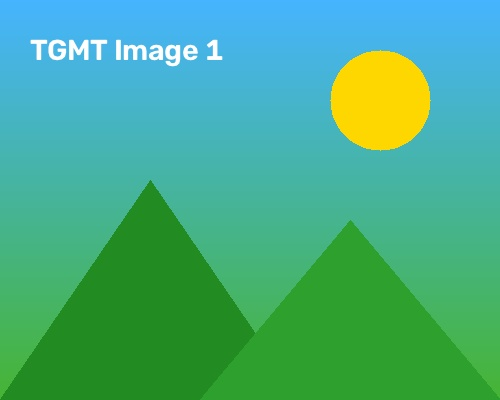
#> input picture image1.jpg, 500 x 400 px
$ python bai6.py
#> lines starting #> are read from the running program, lines starting #| are printed output that depends on the picture
import sys
if sys.stdout.encoding and sys.stdout.encoding.lower() != 'utf-8':
    sys.stdout.reconfigure(encoding='utf-8')

import cv2
import numpy as np
import os
import tkinter as tk
from tkinter import filedialog

def choose_image():
    root = tk.Tk()
    root.withdraw()
    root.attributes('-topmost', True)
    path = filedialog.askopenfilename(
        title="Bài 6: Chọn ảnh để áp dụng biến đổi hình học",
        filetypes=[("Tệp hình ảnh", "*.jpg *.jpeg *.png *.bmp *.webp"), ("Tất cả tệp", "*.*")]
    )
#> the answer given: image1.jpg
    root.destroy()
    if not path:
        path = os.path.join(os.path.dirname(os.path.abspath(__file__)), "image1.jpg")
    return path

def prepare(img, title, w=320, h=240):
    if len(img.shape) == 2:
        bgr = cv2.cvtColor(img, cv2.COLOR_GRAY2BGR)
    else:
        bgr = img
    res = cv2.resize(bgr, (w, h))
    banner = np.zeros((32, w, 3), dtype=np.uint8)
    banner[:] = (45, 45, 45)
    cv2.putText(banner, title, (10, 22), cv2.FONT_HERSHEY_SIMPLEX, 0.5, (255, 255, 255), 1, cv2.LINE_AA)
    cv2.rectangle(res, (0, 0), (w - 1, h - 1), (80, 80, 80), 1)
    return np.vstack([banner, res])

image_path = choose_image()
img = cv2.imdecode(np.fromfile(image_path, dtype=np.uint8), cv2.IMREAD_COLOR)
#> img is the input picture: shape (400, 500, 3); mean B, G, R 131.8, 173.1, 70.1
height, width = img.shape[:2]
#> height = 400; width = 500

# 1. Xoay 90 độ
rotated_90 = cv2.rotate(img, cv2.ROTATE_90_CLOCKWISE)

# 2. Dịch chuyển sang phải 50px
translation_matrix = np.float32([[1, 0, 50], [0, 1, 0]])
shifted = cv2.warpAffine(img, translation_matrix, (width, height))

# 3. Phóng to 1.5 lần
resized_1_5x = cv2.resize(img, None, fx=1.5, fy=1.5, interpolation=cv2.INTER_LINEAR)

target_dir = os.path.dirname(image_path) if os.path.dirname(image_path) else "."
cv2.imwrite(os.path.join(target_dir, "output_rotated.jpg"), rotated_90)
cv2.imwrite(os.path.join(target_dir, "output_shifted.jpg"), shifted)
cv2.imwrite(os.path.join(target_dir, "output_resized.jpg"), resized_1_5x)

# Ghép thành lưới 2x2 trong CÙNG 1 CỬA SỔ
c1 = prepare(img, "1. Anh goc")
#> in prepare, `cv2.rectangle(res, (0, 0), (w - 1, h - 1), (80, 80, 80), 1)`: res: shape (240, 320, 3); mean B, G, R 130.8, 171.8, 70.4
c2 = prepare(rotated_90, "2. Xoay 90 do")
#> call 2 of prepare, with title = '2. Xoay 90 do', w = 320, h = 240
#> in prepare (call 2), `cv2.rectangle(res, (0, 0), (w - 1, h - 1), (80, 80, 80), 1)`:
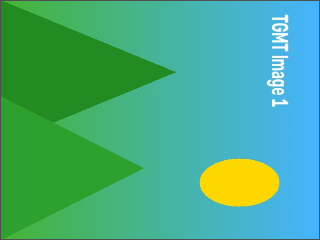
#> res: shape (240, 320, 3); mean B, G, R 130.8, 171.7, 70.3
c3 = prepare(shifted, "3. Dich phai 50px")
#> call 3 of prepare, with title = '3. Dich phai 50px', w = 320, h = 240
#> in prepare (call 3), `cv2.rectangle(res, (0, 0), (w - 1, h - 1), (80, 80, 80), 1)`:
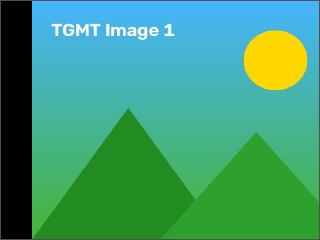
#> res: shape (240, 320, 3); mean B, G, R 116.2, 154.6, 63.8
#> in prepare (call 3), `return np.vstack([banner, res])`:
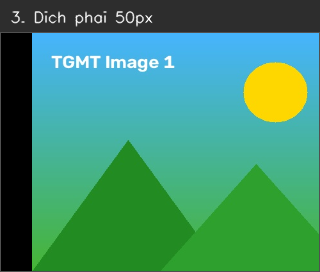
#> returned value: shape (272, 320, 3); mean of channels 0, 1, 2 108.7, 142.6, 62.5; drawn as B, G, R
c4 = prepare(resized_1_5x, "4. Thu phong 1.5x")
#> call 4 of prepare, with title = '4. Thu phong 1.5x', w = 320, h = 240
#> in prepare (call 4), `cv2.rectangle(res, (0, 0), (w - 1, h - 1), (80, 80, 80), 1)`:
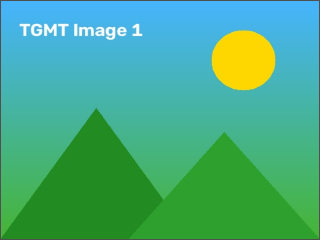
#> res: shape (240, 320, 3); mean B, G, R 130.8, 171.8, 70.3

row1 = np.hstack([c1, c2])
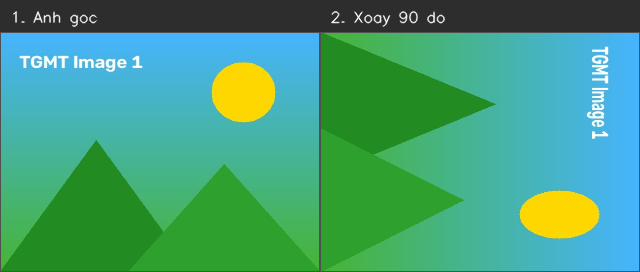
#> row1: shape (272, 640, 3); mean B, G, R 121.3, 157.4, 67.9
row2 = np.hstack([c3, c4])
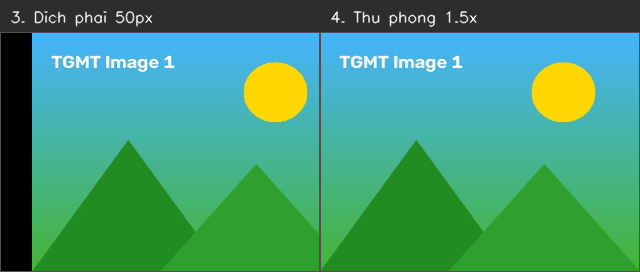
#> row2: shape (272, 640, 3); mean B, G, R 115.1, 150.2, 65.3
canvas = np.vstack([row1, row2])
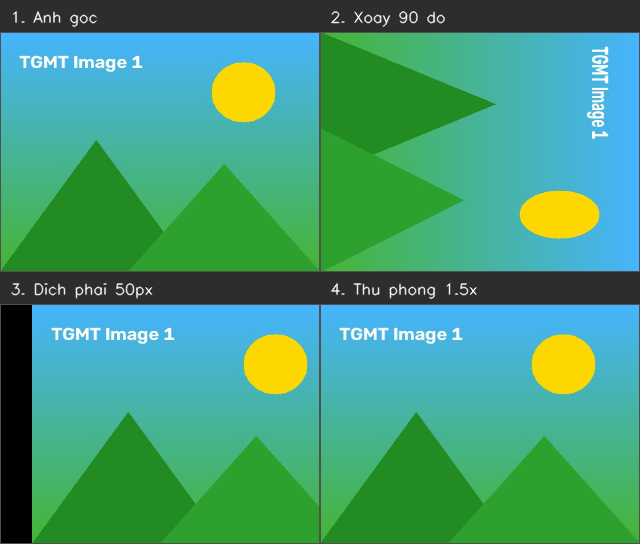
#> canvas: shape (544, 640, 3); mean B, G, R 118.2, 153.8, 66.6

cv2.imshow("Bai 6 - Cac phep bien doi hinh hoc (Cung 1 cua so)", canvas)

print("Nhấn phím bất kỳ trên cửa sổ ảnh để đóng...")
cv2.waitKey(0)
cv2.destroyAllWindows()
print("Hoàn thành Bài tập 6!")
